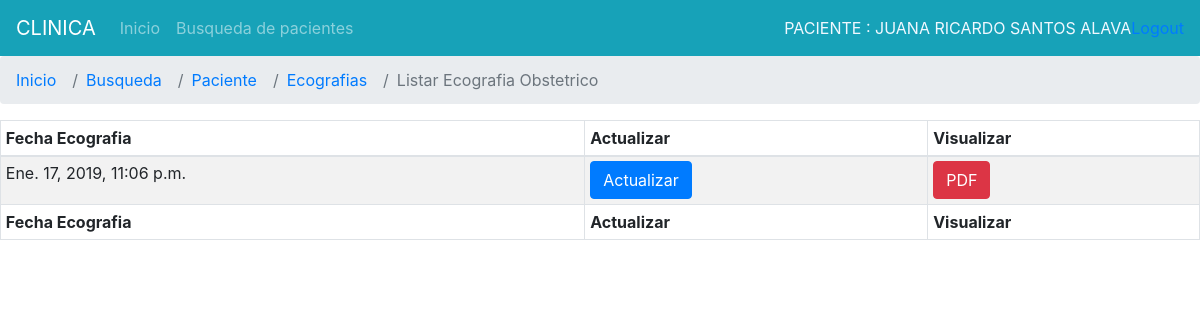
The app's page /ecoobstetrico/listar/4 (signed in) with its own data.
### Registros/models.py (models this page shows, shortened)
class Paciente(models.Model):
	cedula=models.CharField(max_length=13,unique=True,verbose_name='Cedula de indentidad')
	nombre1=models.CharField(max_length=50,verbose_name='Primer nombre')
	nombre2=models.CharField(max_length=50,verbose_name='Segundo nombre')
	apellPadre=models.CharField(max_length=50,verbose_name='Apellido paterno')
	apellMadre=models.CharField(max_length=50,verbose_name='Apellido materno')
	sexo=models.CharField(max_length=2,choices=(('F', 'Femenino'),('M', 'Masculino'),))
	direccion=models.CharField(max_length=100,verbose_name='DIRECCION DOMICILIARIA')
	fechNacimiento=models.DateField('fecha de naciemiento',default=timezone.now)
	lugarNacimiento=models.CharField(max_length=100,verbose_name='LUGAR DE NACIMIENTO')
	nacionalidad=models.CharField(max_length=100,verbose_name='NACIONALIDAD')
	grupoCultural=models.CharField(max_length=100,verbose_name='GRUPO CULTURAL')
	estadoCivil=models.CharField(max_length=3,choices=(('SOL', 'Soltero'),('CAS', 'Casado'),('DIV', 'Divorciado'),('VIU', 'Viudo'),('UNL', 'Unión libre')))
	instruccion=models.CharField(max_length=100,verbose_name='INSTRUCION EDUCATIVA')
	ocupacion=models.CharField(max_length=100,verbose_name='OCUPACION')
	empresa=models.CharField(max_length=100,verbose_name='EMPRESA')
	tipo_sangre=models.CharField(max_length=100,verbose_name='TIPO DE SANGRE')
	tipo_seguro=models.CharField(max_length=100,verbose_name='TIPO DE SEGURIDAD')
	telefono=models.CharField(max_length=9,verbose_name='Telefono del paciente')
	celular=models.CharField(max_length=10,verbose_name='Celular del paciente')
	correo=models.EmailField(verbose_name='Correo del paciente')
	pariente=models.CharField(max_length=100,verbose_name='NOMBRE PARIENTE')
	parentesco=models.CharField(max_length=100,verbose_name='Parentesco')
	telefono_pariente=models.CharField(max_length=9,verbose_name='Telefono del pariente')
	celular_pariente=models.CharField(max_length=10,verbose_name='Celular del referido')
	foto=models.ImageField(upload_to='fotos', null=True,blank=True)
	fech_creado=models.DateTimeField(auto_now_add=True,verbose_name='Fecha de admision')
	fech_actualizado=models.DateTimeField(auto_now=True,verbose_name='FECHA DE ACTUALIZACION')

class analisisObstetrico(models.Model):
	paciente = models.ForeignKey(Paciente, on_delete=models.CASCADE,verbose_name='PACIENTE')
	numero=models.PositiveSmallIntegerField(default=1)
	situacion=models.CharField(max_length=20,choices=(('LONGITUDINAL', 'Longitudinal'),('TRANSVERSAL', 'TRANSVERSAL'),('OBLICUA', 'Oblicua')))
	presentacion=models.CharField(max_length=20,choices=(('CEFALICO', 'Cefalico'),('PODALICO', 'Podalico'),('OTROS', 'Otros')))
	dorso=models.CharField(max_length=20,choices=(('IZQUIERDA', 'Izquierda'),('DERECHA', 'Derecha'),('ANTERIOR', 'Anterior'),('POSTERIOR', 'Posterior')))
	dbp=models.DecimalField(max_digits=10, decimal_places=2,verbose_name='DBP(mm)')
	lf=models.DecimalField(max_digits=10, decimal_places=2,verbose_name='LF(mm)')
	sg=models.DecimalField(max_digits=10, decimal_places=2,verbose_name='SG(mm)')
	lcn=models.DecimalField(max_digits=10, decimal_places=2,verbose_name='LCN(mm)')
	columnaVertebral=models.CharField(max_length=20,choices=(('PRESENTE', 'Presente'),('CAMARA GASTRICA', 'Camara Gástrica')))
	riñon=models.CharField(max_length=20,choices=(('PRESENTE', 'Presente'),('VEJIGA', 'Vejiga')))
	actividadCardiaca=models.CharField(max_length=20,choices=(('PRESENTE', 'Presente'),('OTRO', 'Otro')))
	movimientoFetal=models.CharField(max_length=20,choices=(('PRESENTE', 'Presente'),('OTRO', 'Otro')))
	descrionFetal=models.CharField(max_length=300,verbose_name='DESCRIPCION')
	localizacionPlacenta=models.CharField(max_length=20,choices=(('FUNDICA', 'Fúndica'),('ANTERIOR', 'Anterior'),('POSTERIOR', 'Posterior'),('OTROS', 'Otras Posiciones')))
	grado=models.CharField(max_length=20,choices=(('0', '0'),('I', 'I'),('II', 'II'),('III', 'III')))
	espesorplacenta=models.DecimalField(max_digits=10, decimal_places=2,verbose_name='Espesor placentario(mm)')
	descrionplacenta=models.CharField(max_length=300,verbose_name='DESCRIPCION')
	volumen=models.CharField(max_length=20,choices=(('NORMAL', 'Fúndica'),('OLIGOHIDRAMNIOS', 'Oligohidramnios'),('POLIHIDRAMNIOS', 'Polihidramnios')))
	descrionamniotica=models.CharField(max_length=300,verbose_name='DESCRIPCION')
	circulardecordon=models.CharField(max_length=2,choices=(('NO', 'No'),('SI', 'Si')))
	observaciones=models.CharField(max_length=300,verbose_name='OBSERVACIONES')
	presuncionDiagnostico=models.CharField(max_length=500,verbose_name='PRESUNCION_DIAGNOSTICA:El estudio Ultrasonografico es compatible con:')
	fech_analisisobstetrico=models.DateTimeField(auto_now_add=True,verbose_name='FECHA ANALISIS OBSTETRICO')
	fech_actualizado=models.DateTimeField(auto_now=True,verbose_name='FECHA DE ACTUALIZACION')
	encargado = models.CharField(max_length=30,verbose_name='ENCARGADO',blank=True,null=True)

### Registros/views.py (the view)
# urls.py: path('ecoobstetrico/listar/<pk>', login_required(views.Listecoobstetrico.as_view()),name='listar_ecoobstetrico'),
class Listecoobstetrico(DetailView):
    model = Paciente
    template_name='registros/listar_ecos/listar_ecoobstetrico.html'
    def get_context_data(self, **kwargs):
        context = super().get_context_data(**kwargs)
        parametro = self.kwargs.get('pk',None)
        analisis = analisisObstetrico.objects.filter(paciente__id=parametro)
        context['analisis']=analisis
        return context

### Registros/templates/registros/listar_ecos/listar_ecoobstetrico.html (shortened to what this page needs)
{%extends "registros/base_listar.html"%}
{% block tipoeco %}
<li class="breadcrumb-item"><a href="{% url 'registros:ecografia' ident=paciente.pk %}">Ecografias</a></li>
<li class="breadcrumb-item active" aria-current="page">Listar Ecografia Obstetrico</li>
{% endblock %}
{% block content %}
<table id="dtDynamicVerticalScrollExample" class="table table-striped table-bordered table-sm" cellspacing="0" width="100%">
    <thead>
      <tr>
        <th class="th-sm">Fecha Ecografia
        </th>
        <th class="th-sm">Actualizar
        </th>
        <th class="th-sm">Visualizar
            </th>
      </tr>
    </thead>
    <tbody>
        {% for list in analisis %}
        <tr>
            <td>{{list.fech_analisisobstetrico}}</td>
            <td><a class="btn btn-primary" href="#">Actualizar</a></td>
            <td><a class="btn btn-danger" href="#">PDF</a></td>
        </tr>
        {%endfor%}
    </tbody>
    <tfoot>
        <tr>
            <th>Fecha Ecografia</th>
            <th>Actualizar</th>
            <th>Visualizar</th>
        </tr>
    </tfoot>
  </table>
{% endblock %}

### Registros/templates/registros/base_listar.html (shortened to what this page needs)
{% extends 'registros/base.html' %}
{% load crispy_forms_tags %}
{% block principal %}
<li class="nav-item">
  <a class="nav-link" href="{% url 'registros:index'%}">Inicio</a>
</li>
<li class="nav-item">
  <a class="nav-link" href="{% url 'registros:buscar'%}">Busqueda de pacientes</a>
</li>
{% endblock %}
{%block derecha%}
<div style="color:aliceblue">PACIENTE : {{paciente.nombre1}}&nbsp{{paciente.nombre2}}&nbsp{{paciente.apellPadre}}&nbsp{{paciente.apellMadre}}
</div>
{%endblock%}
{% block lista %}
<li class="breadcrumb-item"><a href="{% url 'registros:index'%}">Inicio</a></li>
<li class="breadcrumb-item"><a href="{% url 'registros:buscar'%}">Busqueda</a></li>
<li class="breadcrumb-item"><a href="{% url 'registros:paciente' ident=paciente.pk %}">Paciente</a></li>
{% block tipoeco %}{% endblock %}
{% endblock %}

### records on screen
Paciente: nombre1 "JUANA", nombre2 "RICARDO", apellPadre "SANTOS", apellMadre "ALAVA"
analisisObstetrico: fech_analisisobstetrico "Ene. 17, 2019, 11:06 p.m."
